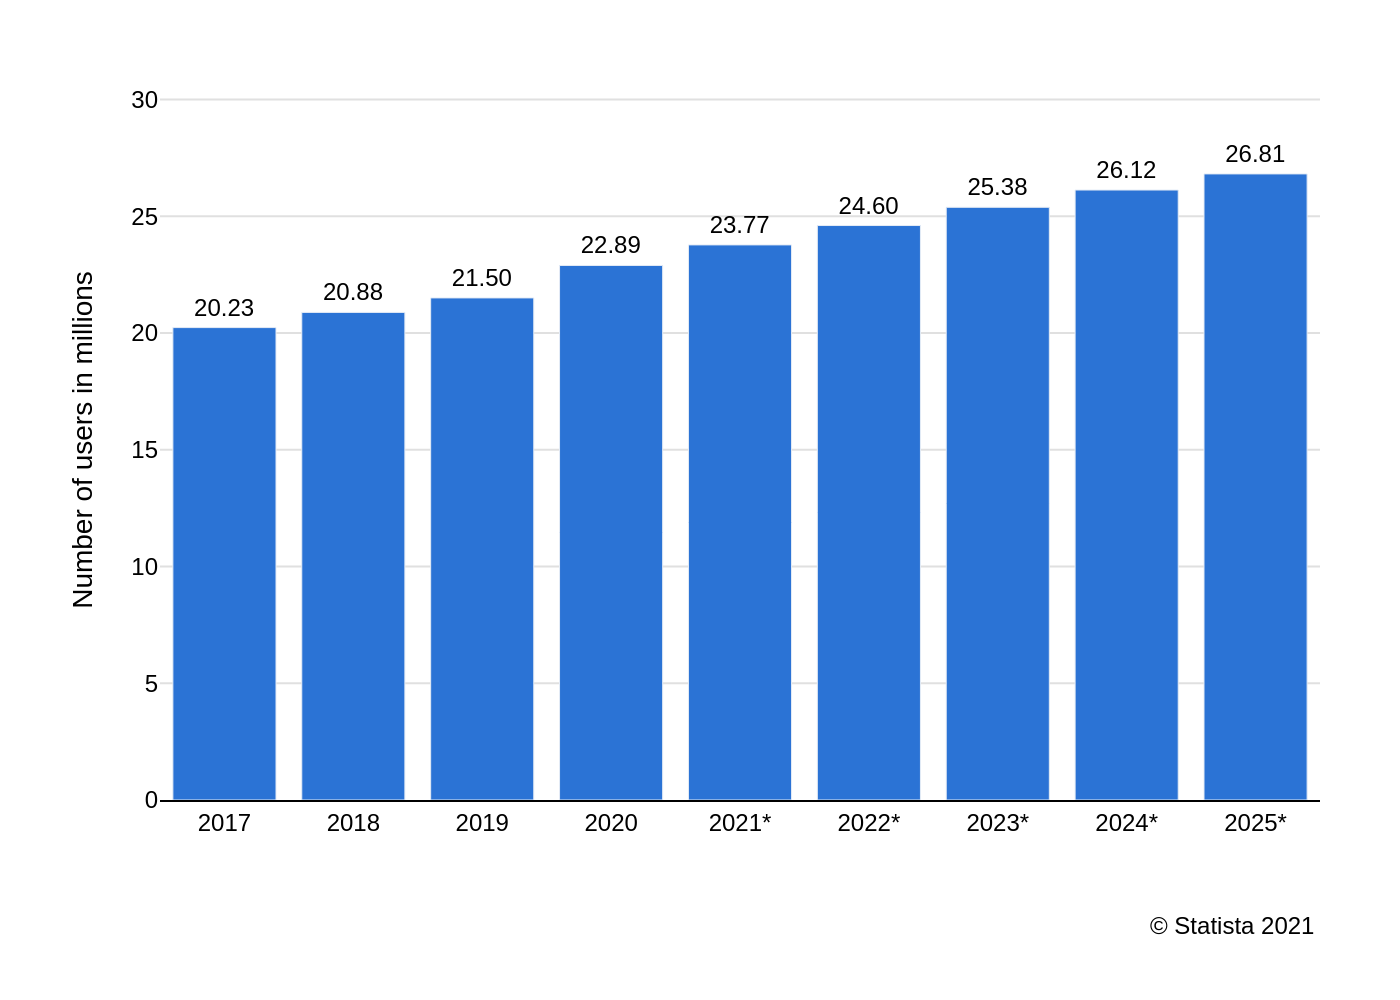

Write Python code to recreate this figure.
import sys
import json
import plotly.graph_objects as go

# Check if the JSON file path is provided as a command-line argument
if len(sys.argv) != 2:
    print("Usage: python create_chart.py <path_to_json_file>")
    sys.exit(1)

json_path = sys.argv[1]

# Read data from the specified JSON file
try:
    with open(json_path, 'r', encoding='utf-8') as f:
        chart_config = json.load(f)
except FileNotFoundError:
    print(f"Error: The file '{json_path}' was not found.")
    sys.exit(1)
except json.JSONDecodeError:
    print(f"Error: Could not decode JSON from the file '{json_path}'.")
    sys.exit(1)

# Extract data and texts from the JSON object
chart_data = chart_config.get('chart_data', [])
texts = chart_config.get('texts', {})
colors = chart_config.get('colors', [])

# Prepare data for Plotly trace
categories = [item['category'] for item in chart_data]
values = [item['value'] for item in chart_data]

# Create the figure
fig = go.Figure()

# Add the bar trace
fig.add_trace(go.Bar(
    x=categories,
    y=values,
    marker_color=colors[0] if colors else None,
    text=values,
    textposition='outside',
    texttemplate='%{text:.2f}',
    cliponaxis=False
))

# Update layout for a clean, professional look
fig.update_layout(
    font=dict(
        family="Arial",
        size=12,
        color="black"
    ),
    plot_bgcolor='white',
    showlegend=False,
    xaxis=dict(
        title_text=texts.get('x_axis_title'),
        showgrid=False,
        showline=True,
        linecolor='black'
    ),
    yaxis=dict(
        title_text=texts.get('y_axis_title'),
        showgrid=True,
        gridcolor='#e0e0e0',
        zeroline=False,
        range=[0, max(values) * 1.15] # Add padding for text on top
    ),
    margin=dict(l=80, r=40, t=40, b=100) # Adjust margins for titles and source
)

# Add source annotation
if texts.get('source'):
    fig.add_annotation(
        text=texts['source'],
        align='right',
        showarrow=False,
        xref='paper',
        yref='paper',
        x=1.0,
        y=-0.15,
        xanchor='right',
        yanchor='top'
    )

# Define output filename and save the chart as a PNG image
output_filename = json_path.rsplit('.', 1)[0] + '.png'
fig.write_image(output_filename, scale=2)

print(f"Chart saved to {output_filename}")
